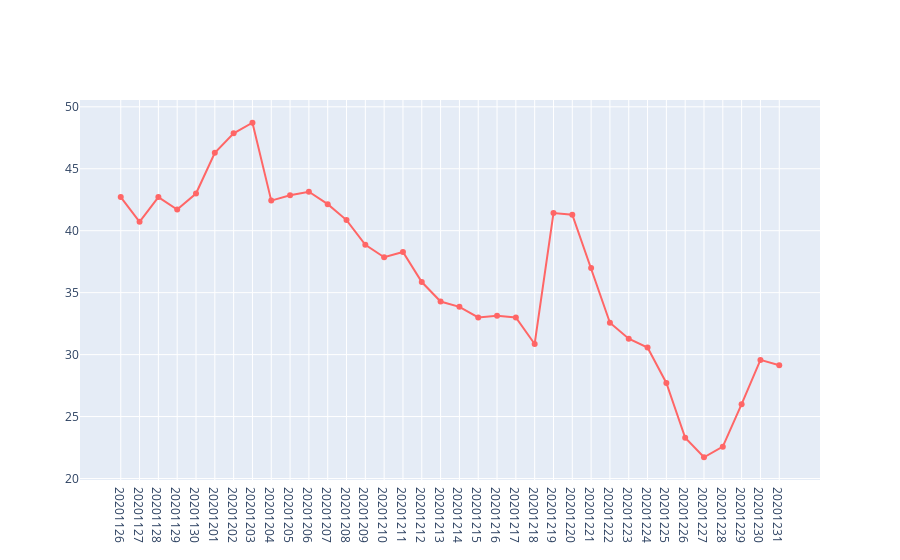

Notebook code for this chart:
### Code cell
# Plot average new home listing number per day
plot_single_day_data(first_day_on_markets_lst, cutoff_day=20201123, n_days_average=7)
